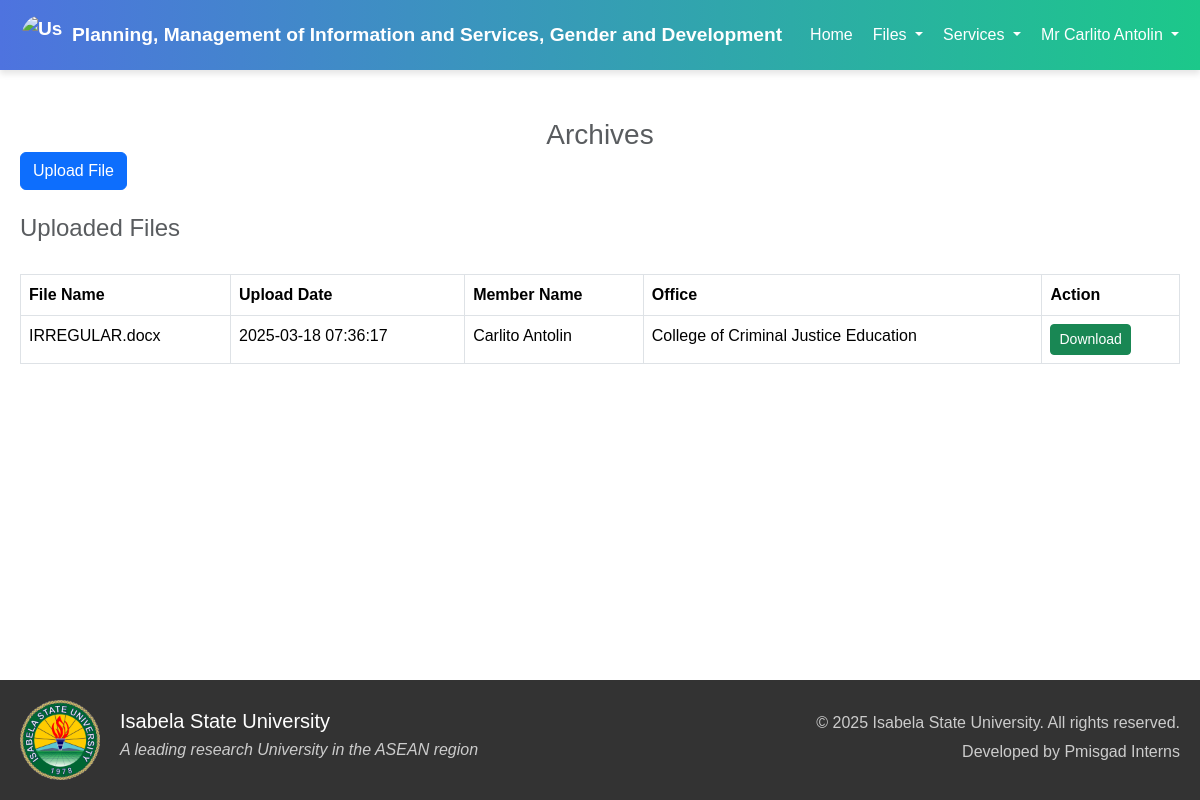
Page /pages/upload_file.php (signed in) on the earlier database version.
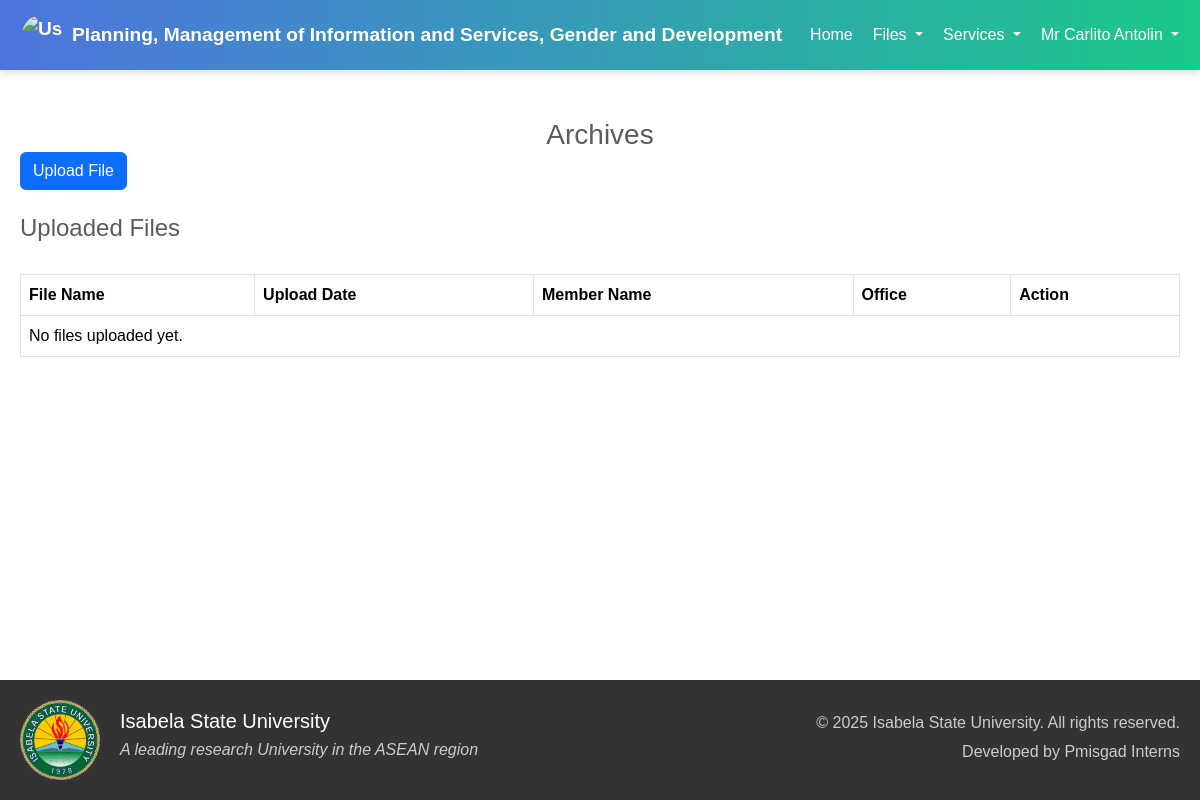
Same page on the later database version.
### tables this page shows
CREATE TABLE `uploads` (
  `id` int(11) NOT NULL,
  `member_id` int(11) NOT NULL,
  `file_name` varchar(255) NOT NULL,
  `file_path` varchar(255) NOT NULL,
  `upload_date` timestamp NOT NULL DEFAULT current_timestamp(),
  `folder_id` int(11) DEFAULT NULL
);

CREATE TABLE `member` (
  `member_id` int(11) NOT NULL,
  `member_first` varchar(100) DEFAULT NULL,
  `member_last` varchar(100) DEFAULT NULL,
  `member_gender` varchar(100) DEFAULT NULL,
  `username` varchar(50) DEFAULT NULL,
  `password` varchar(50) DEFAULT NULL,
  `office_id` int(11) DEFAULT NULL,
  `salut_id` int(11) DEFAULT NULL,
  `rank_id` int(11) DEFAULT NULL,
  `designation_id` int(11) DEFAULT NULL,
  `failed_attempts` int(11) DEFAULT 0,
  `last_failed_attempt` timestamp NULL DEFAULT NULL,
  `is_suspended` tinyint(1) DEFAULT 0,
  `role` varchar(10) DEFAULT NULL
);

CREATE TABLE `office_name` (
  `office_id` int(11) NOT NULL,
  `office_name` varchar(100) NOT NULL,
  `office_address` varchar(50) NOT NULL
);

### pages/upload_file.php (the view, shortened to what this page needs)
<?php
include '../components/config.php';
$member_id = $_SESSION['member_id'];
$files_query = "
    SELECT
        u.file_name,
        u.file_path,
        u.upload_date,
        m.member_first,
        m.member_last,
        o.office_name
    FROM
        uploads u
    JOIN
        member m ON u.member_id = m.member_id
    JOIN
        office_name o ON m.office_id = o.office_id
    WHERE
        u.member_id = ?
";
$stmt = $con->prepare($files_query);
$stmt->bind_param("i", $member_id);
$stmt->execute();
$files_result = $stmt->get_result();
?>
<!DOCTYPE html>
<html lang="en">
<head>
    <link rel="stylesheet" href="https://cdn.jsdelivr.net/npm/bootstrap@5.3.3/dist/css/bootstrap.min.css">
    <link rel="stylesheet" href="../styles/styles.css">
    <link href='https://unpkg.com/boxicons@2.1.4/css/boxicons.min.css' rel='stylesheet'>
    <link rel="stylesheet" href="../styles/user_header.css">
    <link rel="stylesheet" href="../styles/hover.css">
    <link rel="stylesheet" href="../styles/darkLight.css">
</head>
<body>
    <?php include '../components/header.php'; ?>
    <div class="container my-5">
        <h3 class="card-title text-center text-muted">Archives</h3>
        <button type="button" class="btn btn-primary mb-4" data-bs-toggle="modal" data-bs-target="#uploadModal">
            Upload File
        </button>
        <h4 class="card-title text-muted">Uploaded Files</h4>
        <div class="table-responsive">
            <table class="table table-bordered" style="margin-top: 2rem;">
                <thead>
                    <tr>
                        <th>File Name</th>
                        <th>Upload Date</th>
                        <th>Member Name</th>
                        <th>Office</th>
                        <th>Action</th>
                    </tr>
                </thead>
                <tbody>
                    <?php
                    if ($files_result && mysqli_num_rows($files_result) > 0) {
                        while ($row = mysqli_fetch_assoc($files_result)) {
                            echo "<tr>";
                            echo "<td>" . htmlspecialchars($row['file_name']) . "</td>";
                            echo "<td>" . htmlspecialchars($row['upload_date']) . "</td>";
                            echo "<td>" . htmlspecialchars($row['member_first'] . ' ' . $row['member_last']) . "</td>";
                            echo "<td>" . htmlspecialchars($row['office_name']) . "</td>";
                            echo "<td><a href='" . htmlspecialchars($row['file_path']) . "' download class='btn btn-success btn-sm'>Download</a></td>";
                            echo "</tr>";
                        }
                    } else {
                        echo "<tr><td colspan='5'>No files uploaded yet.</td></tr>";
                    }
                    ?>
                </tbody>
            </table>
        </div>
    </div>
    <?php include '../components/footer.php'; ?>
</body>
</html>

### components/header.php (shortened to what this page needs)
<nav class="navbar navbar-expand-lg navbar-light">
    <div class="container-fluid">
        <a class="navbar-brand text-sm d-flex align-items-center" href="home.php">
            <img src="../images/logo.png" alt="User Image" class="rounded-circle" style="width: 40px; height: 40px; margin-right: 10px;">
            <span class="full-text">Planning, Management of Information and Services, Gender and Development</span>
        </a>
        <div class="collapse navbar-collapse justify-content-end" id="navbarNav">
            <ul class="navbar-nav">
                <li class="nav-item">
                    <a class="nav-link active" aria-current="page" href="home.php"><i class="fas fa-home me-1"></i> Home</a>
                </li>
                <li class="nav-item dropdown">
                    <a class="nav-link dropdown-toggle" href="#" id="navbarDropdown" role="button" data-bs-toggle="dropdown" aria-expanded="false">
                        <i class="fas fa-folder me-1"></i>Files
                    </a>
                </li>
                <li class="nav-item dropdown">
                    <a class="nav-link dropdown-toggle" href="#" id="navbarDropdown" role="button" data-bs-toggle="dropdown" aria-expanded="false">
                        <i class="fas fa-hammer me-1"></i>Services
                    </a>
                </li>
                <li class="nav-item dropdown">
                    <a class="nav-link dropdown-toggle" href="#" id="navbarDropdown" role="button" data-bs-toggle="dropdown" aria-expanded="false">
                        <?php echo isset($_SESSION['full_name']) ? $_SESSION['full_name'] : 'Guest'; ?>
                    </a>
                </li>
            </ul>
        </div>
    </div>
</nav>

### components/footer.php (shortened to what this page needs)
<footer class="site-footer">
    <div class="container">
        <div class="footer-content">
            <div class="footer-logo-info">
                <img src="../images/isu-logo.png" alt="ISU Logo" style="max-width: 80px; height: auto; margin-right: 10px;">
                <div class="footer-info">
                    <h4>Isabela State University</h4>
                    <p class="tagline">A leading research University in the ASEAN region</p>
                </div>
            </div>
            <div class="footer-credits">
                <p class="credits">© <?= date('Y'); ?> Isabela State University. All rights reserved.</p>
                <p class="credits">Developed by Pmisgad Interns</p>
            </div>
        </div>
    </div>
</footer>

### styles/styles.css (style rules this page uses)
body { font-family: 'Arial', sans-serif; }
.navbar { background: linear-gradient(to right, #4e73df, #1cc88a); box-shadow: 0 4px 6px rgba(0, 0, 0, 0.1); }
.navbar-brand { font-weight: bold; color: white !important; font-size: 1rem; }
.navbar-nav .nav-link { color: white !important; padding: 12px 20px; font-size: 1rem; }

### styles/user_header.css (style rules this page uses)
.navbar { background-color: #2C3E50; padding: 10px 10px; }
.navbar-brand { display: flex; align-items: center; color: #fff !important; font-weight: bold; font-size: 1.2rem; }
.navbar-brand img { width: 40px; height: 40px; margin-right: 10px; }
.navbar-nav { margin-left: auto; }
.nav-link { color: #fff !important; transition: 0.3s; padding-right: 15px; }

### styles/darkLight.css (style rules this page uses)
body, .compliance-card, .p-4, .card { transition: background-color 0.5s ease-in-out, color 0.5s ease-in-out; }

### components/footer.php (style rules this page uses)
body { display: flex; flex-direction: column; min-height: 100vh; margin: 0; }
.site-footer { background-color: #333; color: white; padding: 20px 0; margin-top: auto; }
.container { max-width: 1200px; margin: 0 auto; padding: 0 20px; }
.footer-content { display: flex; justify-content: space-between; align-items: center; flex-wrap: wrap; }
.footer-logo-info { display: flex; align-items: center; flex: 1; text-align: left; }
.footer-info { margin-left: 10px; }
.footer-credits { flex: 1; text-align: right; }
.footer-info h4 { font-size: 20px; margin-bottom: 5px; color: #fff; }
.tagline { font-style: italic; color: #ccc; margin-bottom: 10px; }
.credits { color: #ccc; margin-bottom: 5px; }
.footer-logo-info img { max-width: 80px; height: auto; }

Differences in the rows shown:
removed uploads: file_name "IRREGULAR.docx", upload_date "2025-03-18 07:36:17", member.member_last "Carlito Antolin", office_name.office_name "College of Criminal Justice Education"
Other differences:
text now shown: "No files uploaded yet."
